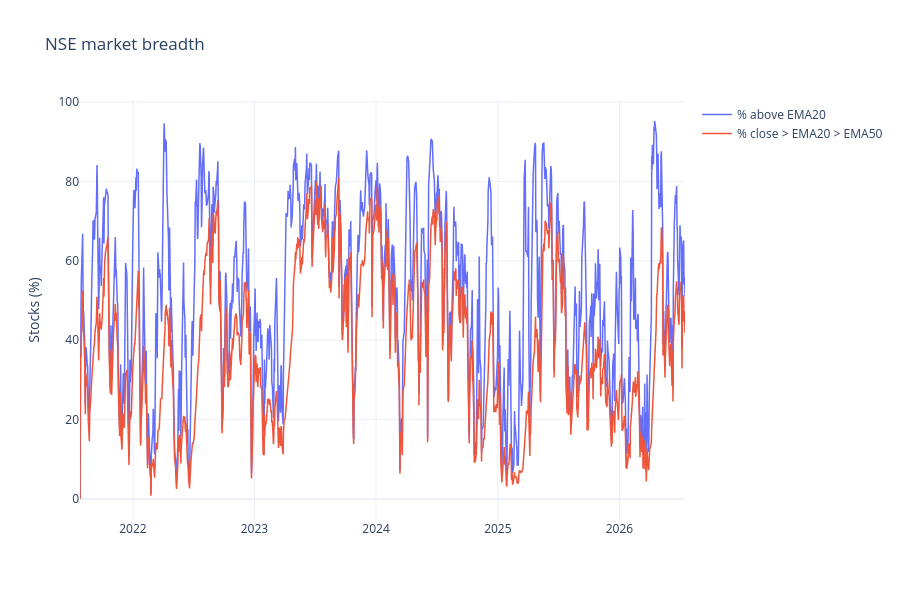

The notebook cell saved with this chart:
### Markdown cell above
## Cell 15 — Market breadth visualization without future data

### Code cell
def add_symbol_trend(group):
    group = group.sort_values('date').copy()
    group['ema20'] = group['close'].ewm(span=20, adjust=False).mean()
    group['ema50'] = group['close'].ewm(span=50, adjust=False).mean()
    group['above_ema20'] = group['close'] > group['ema20']
    group['trend_aligned'] = (group['close'] > group['ema20']) & (group['ema20'] > group['ema50'])
    return group[['date', 'symbol', 'above_ema20', 'trend_aligned']]

# Set a shorter window for responsive notebook execution; expand if needed.
BREADTH_START = (pd.Timestamp(END_DATE) - pd.DateOffset(years=5)).date().isoformat()
breadth_source = all_daily[all_daily.date >= BREADTH_START][['date', 'symbol', 'close']].copy()
breadth_parts = [add_symbol_trend(g) for _, g in breadth_source.groupby('symbol', observed=True)]
breadth_rows = pd.concat(breadth_parts, ignore_index=True)
breadth = breadth_rows.groupby('date', observed=True).agg(
    stocks=('symbol', 'nunique'),
    pct_above_ema20=('above_ema20', 'mean'),
    pct_trend_aligned=('trend_aligned', 'mean'),
).reset_index()
breadth[['pct_above_ema20', 'pct_trend_aligned']] *= 100

fig = go.Figure()
fig.add_trace(go.Scatter(
    x=breadth.date, y=breadth.pct_above_ema20,
    name='% above EMA20', line=dict(width=1.5)
))
fig.add_trace(go.Scatter(
    x=breadth.date, y=breadth.pct_trend_aligned,
    name='% close > EMA20 > EMA50', line=dict(width=1.5)
))
fig.update_layout(
    title='NSE market breadth', yaxis_title='Stocks (%)',
    template='plotly_white', hovermode='x unified', height=600
)
fig.show()

### Figure 1 — Plotly figure (JSON) as saved in the notebook; plotly's stock layout.template omitted (floating-point values rounded to 4 significant figures; data arrays with more than 128 entries replaced by an {"elided": "..."} marker saying what was removed)
{"data": [{"line": {"width": 1.5}, "name": "% above EMA20", "type": "scatter", "x": {"elided": "1229 str values"}, "y": {"elided": "1229 float values"}}, {"line": {"width": 1.5}, "name": "% close > EMA20 > EMA50", "type": "scatter", "x": {"elided": "1229 str values"}, "y": {"elided": "1229 float values"}}], "layout": {"height": 600, "hovermode": "x unified", "title": {"text": "NSE market breadth"}, "yaxis": {"title": {"text": "Stocks (%)"}}}}
